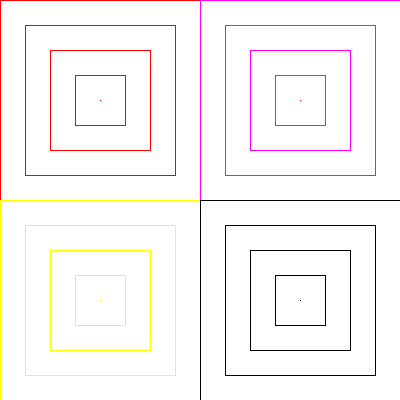
Frame 1 (no input)
Frame 60 (the mouse pressed at the canvas centre just before this capture): identical to frame 1, image omitted
Frame 120 (the mouse held since frame 60 and released just before this capture): identical to frame 1, image omitted

The Processing sketch that drew this single still picture (run headless with seeded random() and noise(); from frame 60 on, the mouse is pressed at the canvas centre):

// Processing sketch: for_anidado_obra_simple
// ── for_anidado_obra_simple.pde
int tam;
int cant = 5;

void setup(){
  size(400, 400);
  rectMode(CENTER);
}

void draw(){
  background(200);
  for(int j=0; j<4; j++){
    tam = width/2;
    for(int i=0; i<cant; i++){
      if(j == 0){
        stroke(255,0,0);
        rect(width/4, height/4, tam, tam);
      }else if(j == 1){
        stroke(255,0,255);
        rect(width/4 + width/2, height/4, tam, tam);
      }else if(j == 2){
        stroke(255,255,0);
        rect(width/4, height/4 + height/2, tam, tam);
      }else{
        stroke(0);
        rect(width/4 + width/2, height/4 + height/2, tam, tam);
      }
      tam = tam - 50;
    }
  }
}
